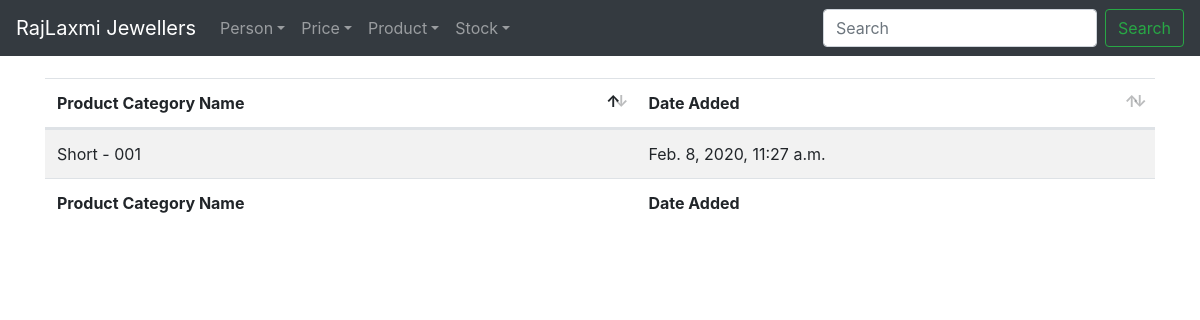
Page /product/category/detail/11/ on the committed database.
### product/models.py (models this page shows, shortened)
class ProductCategory(models.Model):
	p_category = RegexValidator(regex="^([A-Za-z0-9\-\ ]+)$",
								message="Only Letters, Numbers and Hyphen(-) Allowed")
	product_category = models.CharField(max_length=50, unique=True,
										validators=[p_category,
													MinLengthValidator(limit_value=3),
													MaxLengthValidator(limit_value=50), ])
	date_added = models.DateTimeField(auto_now_add=True)

### product/views.py (the view)
# urls.py: path("category/detail/<int:pk>/", DetailProductCategoryView.as_view(), name="product-category-detail"),
class DetailProductCategoryView(DetailView):
	model = ProductCategory

### product/templates/product/productcategory_detail.html (shortened to what this page needs)
{% extends "base.html" %}
{% block content %}
<table id="product_category_table" class="table table-hover table-striped" style="width:100%">
	<thead>
		<tr>
			<th>Product Category Name</th>
			<th>Date Added</th>
		</tr>
	</thead>
	<tbody>
		<tr>
			<td>{{ productcategory.product_category }}</td>
			<td>{{ productcategory.date_added }}</td>
		</tr>
	</tbody>
	<tfoot>
		<tr>
			<th>Product Category Name</th>
			<th>Date Added</th>
		</tr>
	</tfoot>
</table>
{% endblock content %}

### rows in the picture
ProductCategory: product_category "Short - 001", date_added "Feb. 8, 2020, 11:27 a.m."
